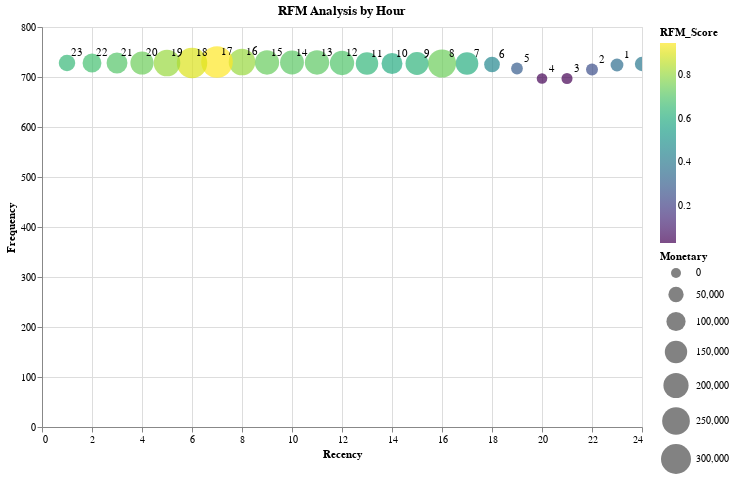

This figure's notebook cell:
### Markdown cell above
##RFM Analysis

### Code cell
df_hour['dteday'] = pd.to_datetime(df_hour['dteday'])
df_hour['datetime'] = df_hour['dteday'] + pd.to_timedelta(df_hour['hr'], unit='h')

today = df_hour['datetime'].max() + pd.Timedelta(hours=1)
rfm = df_hour.groupby('hr').agg({
    'datetime': lambda x: (today - x.max()).total_seconds() / 3600,
    'instant': 'count',
    'cnt': 'sum'
})

rfm.columns = ['Recency', 'Frequency', 'Monetary']

def normalize(x):
    if x.max() == x.min():
        return x * 0
    return (x - x.min()) / (x.max() - x.min())

rfm_normalized = rfm[['Recency', 'Frequency', 'Monetary']].apply(normalize)

rfm_normalized['Recency'] = 1 - rfm_normalized['Recency']

rfm['RFM_Score'] = (rfm_normalized['Recency'] * 0.2 +
                    rfm_normalized['Frequency'] * 0.4 +
                    rfm_normalized['Monetary'] * 0.4)

rfm = rfm.reset_index()

chart = alt.Chart(rfm).mark_circle().encode(
    x='Recency',
    y='Frequency',
    size=alt.Size('Monetary', scale=alt.Scale(range=[100, 1000])),
    color=alt.Color('RFM_Score:Q', scale=alt.Scale(scheme='viridis')),
    tooltip=['hr', 'Recency', 'Frequency', 'Monetary', 'RFM_Score']
).properties(
    width=600,
    height=400,
    title='RFM Analysis by Hour'
).interactive()

text = alt.Chart(rfm).mark_text(dx=10, dy=-10).encode(
    x='Recency',
    y='Frequency',
    text='hr:N'
)

# Combine chart and text
final_chart = chart + text

# Display the chart
final_chart.display()

# Display statistics
print(rfm.describe())
print("\nRFM Score Range:", rfm['RFM_Score'].min(), "-", rfm['RFM_Score'].max())

### Figure 1 — Vega-Lite specification as saved in the notebook (floating-point values rounded to 4 significant figures)
{"config": {"view": {"continuousWidth": 400, "continuousHeight": 300}}, "layer": [{"mark": "circle", "encoding": {"color": {"field": "RFM_Score", "scale": {"scheme": "viridis"}, "type": "quantitative"}, "size": {"field": "Monetary", "scale": {"range": [100, 1000]}, "type": "quantitative"}, "tooltip": [{"field": "hr", "type": "quantitative"}, {"field": "Recency", "type": "quantitative"}, {"field": "Frequency", "type": "quantitative"}, {"field": "Monetary", "type": "quantitative"}, {"field": "RFM_Score", "type": "quantitative"}], "x": {"field": "Recency", "type": "quantitative"}, "y": {"field": "Frequency", "type": "quantitative"}}, "height": 400, "selection": {"selector002": {"type": "interval", "bind": "scales", "encodings": ["x", "y"]}}, "title": "RFM Analysis by Hour", "width": 600}, {"mark": {"type": "text", "dx": 10, "dy": -10}, "encoding": {"text": {"field": "hr", "type": "nominal"}, "x": {"field": "Recency", "type": "quantitative"}, "y": {"field": "Frequency", "type": "quantitative"}}}], "data": {"name": "data-37efc672270699105bd2983a3df015dd"}, "$schema": "https://vega.github.io/schema/vega-lite/v4.17.0.json", "datasets": {"data-37efc672270699105bd2983a3df015dd": [{"hr": 0, "Recency": 24.0, "Frequency": 726, "Monetary": 39130, "RFM_Score": 0.3933}, {"hr": 1, "Recency": 23.0, "Frequency": 724, "Monetary": 24164, "RFM_Score": 0.3597}, {"hr": 2, "Recency": 22.0, "Frequency": 715, "Monetary": 16352, "RFM_Score": 0.2499}, {"hr": 3, "Recency": 21.0, "Frequency": 697, "Monetary": 8174, "RFM_Score": 0.03059}, {"hr": 4, "Recency": 20.0, "Frequency": 697, "Monetary": 4428, "RFM_Score": 0.03478}, {"hr": 5, "Recency": 19.0, "Frequency": 717, "Monetary": 14261, "RFM_Score": 0.2977}, {"hr": 6, "Recency": 18.0, "Frequency": 725, "Monetary": 55132, "RFM_Score": 0.4526}, {"hr": 7, "Recency": 17.0, "Frequency": 727, "Monetary": 154171, "RFM_Score": 0.6047}, {"hr": 8, "Recency": 16.0, "Frequency": 727, "Monetary": 261001, "RFM_Score": 0.7419}, {"hr": 9, "Recency": 15.0, "Frequency": 727, "Monetary": 159438, "RFM_Score": 0.6284}, {"hr": 10, "Recency": 14.0, "Frequency": 727, "Monetary": 126257, "RFM_Score": 0.5972}, {"hr": 11, "Recency": 13.0, "Frequency": 727, "Monetary": 151320, "RFM_Score": 0.636}, {"hr": 12, "Recency": 12.0, "Frequency": 728, "Monetary": 184414, "RFM_Score": 0.6967}, {"hr": 13, "Recency": 11.0, "Frequency": 729, "Monetary": 184919, "RFM_Score": 0.7181}, {"hr": 14, "Recency": 10.0, "Frequency": 729, "Monetary": 175652, "RFM_Score": 0.7156}, {"hr": 15, "Recency": 9.0, "Frequency": 729, "Monetary": 183149, "RFM_Score": 0.7334}, {"hr": 16, "Recency": 8.0, "Frequency": 730, "Monetary": 227748, "RFM_Score": 0.8078}, {"hr": 17, "Recency": 7.0, "Frequency": 730, "Monetary": 336860, "RFM_Score": 0.9478}, {"hr": 18, "Recency": 6.0, "Frequency": 728, "Monetary": 309772, "RFM_Score": 0.8997}, {"hr": 19, "Recency": 5.0, "Frequency": 728, "Monetary": 226789, "RFM_Score": 0.8085}, {"hr": 20, "Recency": 4.0, "Frequency": 728, "Monetary": 164550, "RFM_Score": 0.7423}, {"hr": 21, "Recency": 3.0, "Frequency": 728, "Monetary": 125445, "RFM_Score": 0.704}, {"hr": 22, "Recency": 2.0, "Frequency": 728, "Monetary": 95612, "RFM_Score": 0.6768}, {"hr": 23, "Recency": 1.0, "Frequency": 728, "Monetary": 63941, "RFM_Score": 0.6474}]}}
